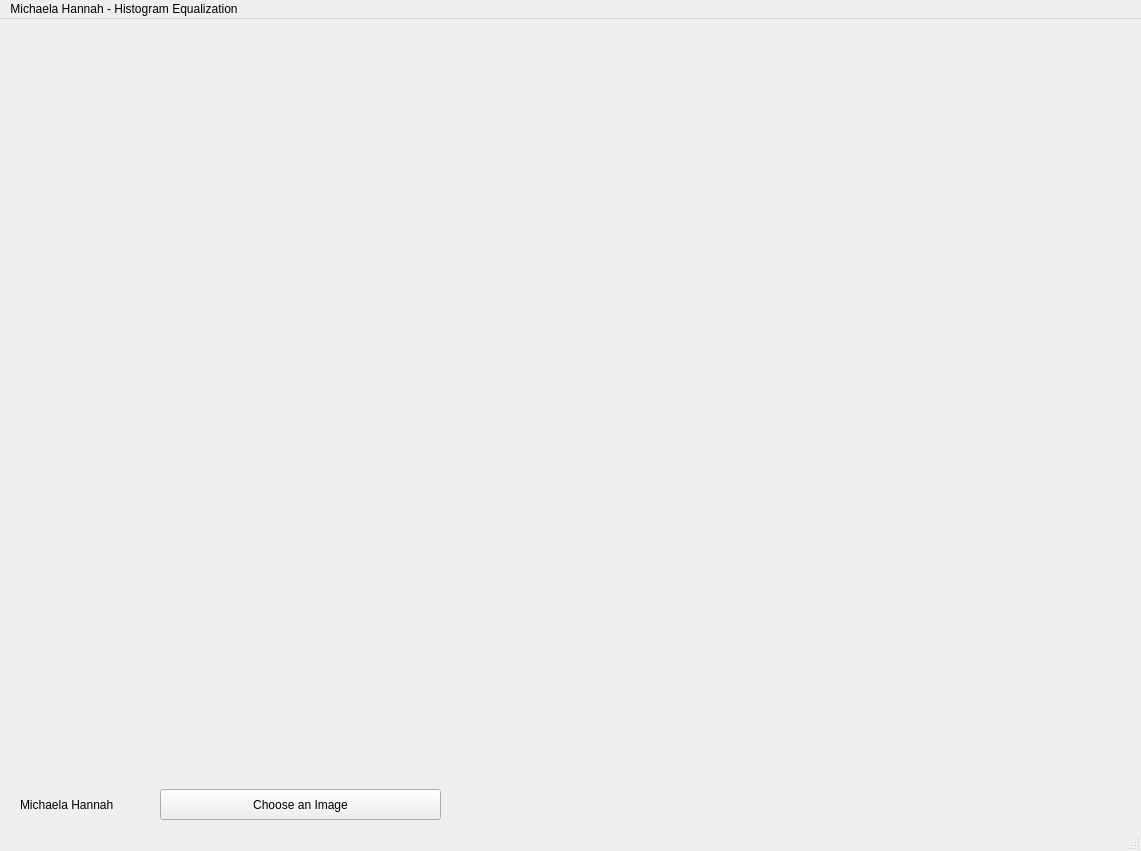
<?xml version="1.0" encoding="UTF-8"?>
<ui version="4.0">
 <class>MainWindow</class>
 <widget class="QMainWindow" name="MainWindow">
  <property name="geometry">
   <rect>
    <x>0</x>
    <y>0</y>
    <width>1141</width>
    <height>851</height>
   </rect>
  </property>
  <property name="windowTitle">
   <string>MainWindow</string>
  </property>
  <widget class="QWidget" name="centralwidget">
   <widget class="QWidget" name="gridLayoutWidget">
    <property name="geometry">
     <rect>
      <x>10</x>
      <y>10</y>
      <width>1041</width>
      <height>731</height>
     </rect>
    </property>
    <layout class="QGridLayout" name="gridLayout_2">
     <item row="0" column="0">
      <widget class="QLabel" name="display1">
       <property name="text">
        <string/>
       </property>
      </widget>
     </item>
     <item row="0" column="1">
      <widget class="QLabel" name="display2">
       <property name="text">
        <string/>
       </property>
      </widget>
     </item>
     <item row="1" column="0">
      <widget class="QLabel" name="display3">
       <property name="text">
        <string/>
       </property>
      </widget>
     </item>
     <item row="1" column="1">
      <widget class="QLabel" name="display4">
       <property name="text">
        <string/>
       </property>
      </widget>
     </item>
    </layout>
   </widget>
   <widget class="QLabel" name="label">
    <property name="geometry">
     <rect>
      <x>20</x>
      <y>770</y>
      <width>161</width>
      <height>31</height>
     </rect>
    </property>
    <property name="text">
     <string>Michaela Hannah</string>
    </property>
   </widget>
   <widget class="QPushButton" name="pushButton">
    <property name="geometry">
     <rect>
      <x>160</x>
      <y>770</y>
      <width>281</width>
      <height>31</height>
     </rect>
    </property>
    <property name="text">
     <string>Choose an Image</string>
    </property>
   </widget>
  </widget>
  <widget class="QMenuBar" name="menubar">
   <property name="geometry">
    <rect>
     <x>0</x>
     <y>0</y>
     <width>1141</width>
     <height>26</height>
    </rect>
   </property>
   <widget class="QMenu" name="menuMichaela_Hannah_Histogram_Equalization">
    <property name="title">
     <string>Michaela Hannah - Histogram Equalization</string>
    </property>
   </widget>
   <addaction name="menuMichaela_Hannah_Histogram_Equalization"/>
  </widget>
  <widget class="QStatusBar" name="statusbar"/>
 </widget>
 <resources/>
 <connections/>
</ui>
